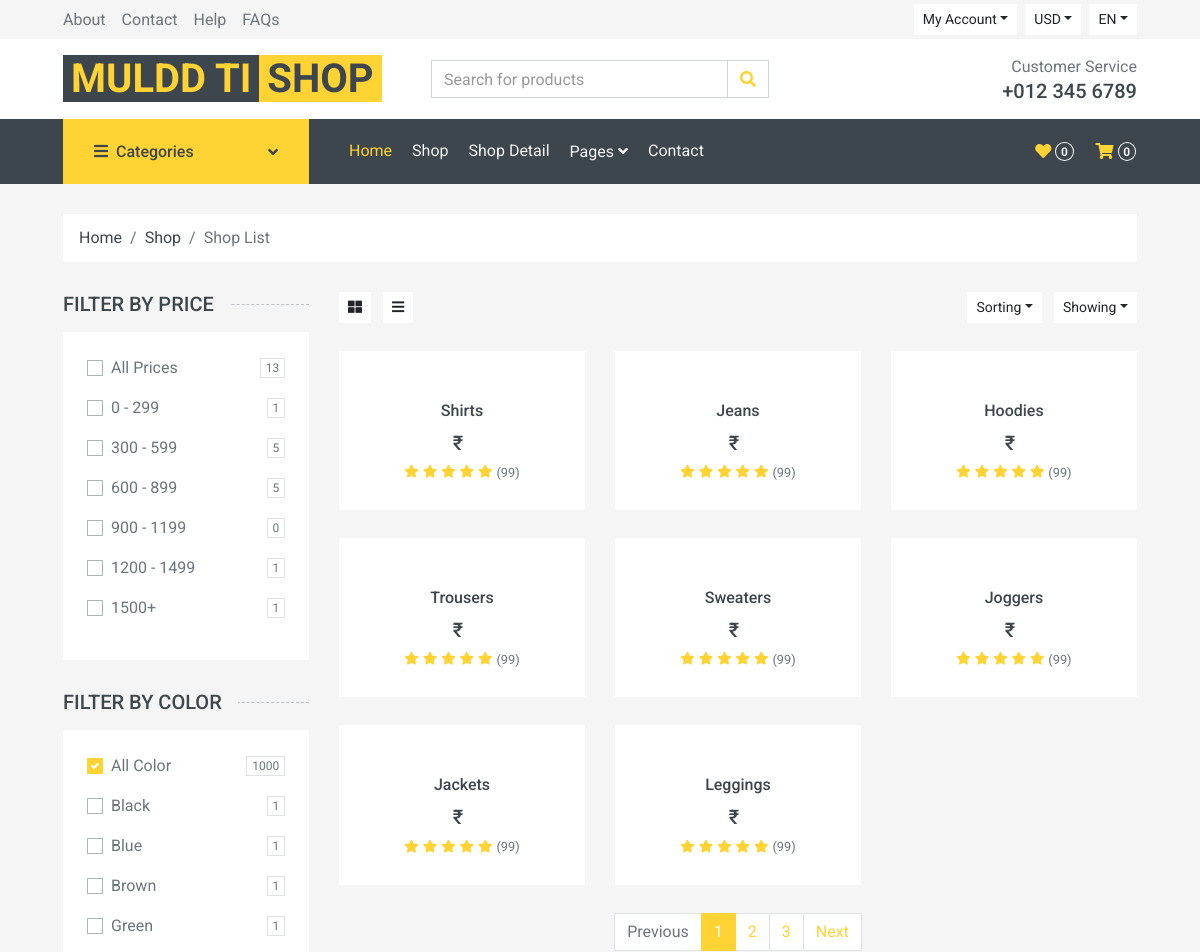
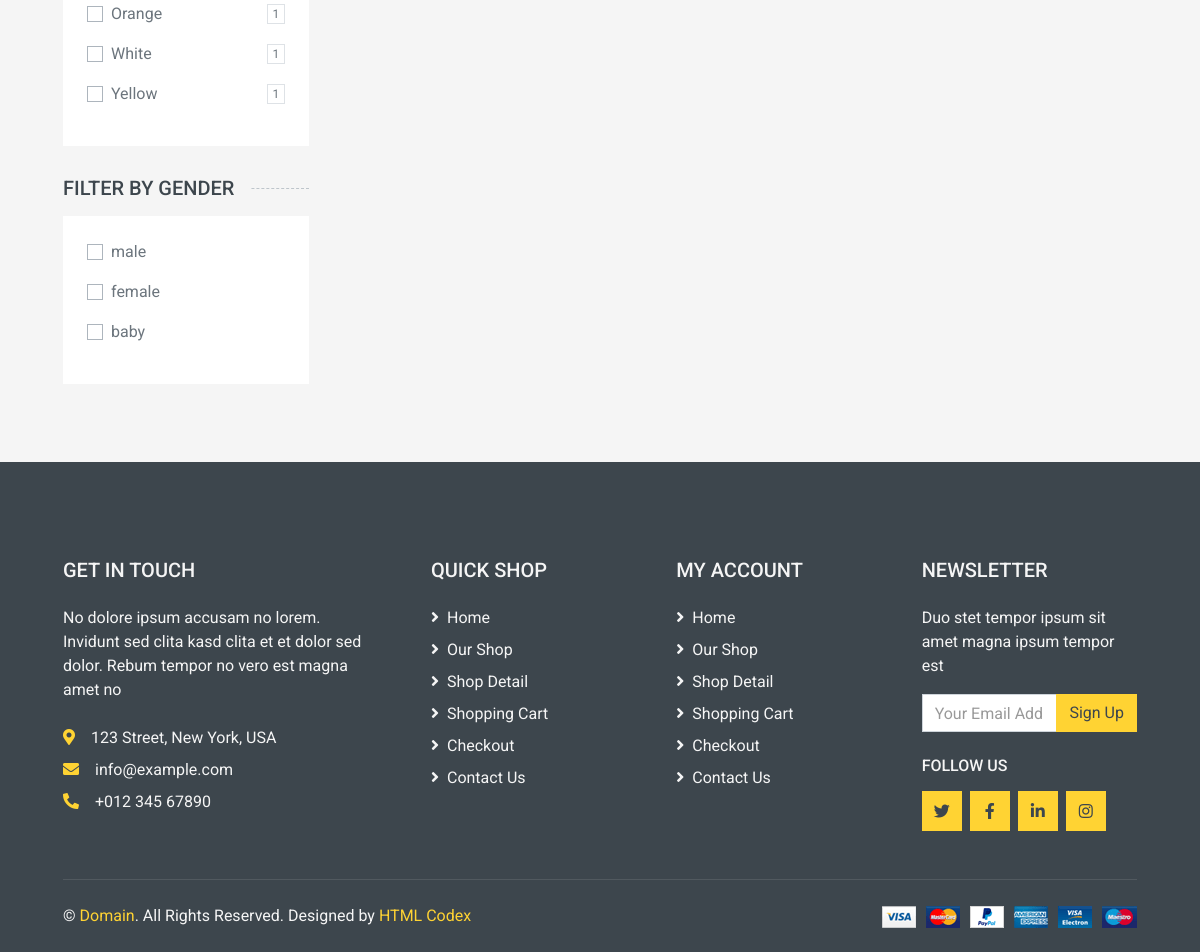
The page /User/display_product.php on the database its author committed (2 pictures, top to bottom).
### tables this page shows
CREATE TABLE `categories` (
  `id` int(11) NOT NULL,
  `category_name` varchar(255) NOT NULL,
  `category_image` varchar(255) NOT NULL
);

### User/display_product.php (the view, shortened to what this page needs)
<?php
include_once 'includes/header.php';
include_once 'includes/topbar.php';
include_once 'includes/navbar.php';
?>
<div class="container-fluid">
    <div class="row px-xl-5">
        <div class="col-12">
            <nav class="breadcrumb bg-light mb-30">
                <a class="breadcrumb-item text-dark" href="#">Home</a>
                <a class="breadcrumb-item text-dark" href="#">Shop</a>
                <span class="breadcrumb-item active">Shop List</span>
            </nav>
        </div>
    </div>
</div>
<div class="container-fluid">
    <div class="row px-xl-5">
               <?php include_once 'includes/shop_sidebar.php' ?>
        <div class="col-lg-9 col-md-8">
            <div class="row pb-3">
                <div class="col-12 pb-1">
                    <div class="d-flex align-items-center justify-content-between mb-4">
                        <div>
                            <button class="btn btn-sm btn-light"><i class="fa fa-th-large"></i></button>
                            <button class="btn btn-sm btn-light ml-2"><i class="fa fa-bars"></i></button>
                        </div>
                        <div class="ml-2">
                            <div class="btn-group">
                                <button type="button" class="btn btn-sm btn-light dropdown-toggle" data-toggle="dropdown">Sorting</button>
                            </div>
                            <div class="btn-group ml-2">
                                <button type="button" class="btn btn-sm btn-light dropdown-toggle" data-toggle="dropdown">Showing</button>
                            </div>
                        </div>
                    </div>
                </div>
                <div class="container">
                    <div class="row">
                        <?php
                        $result_select = mysqli_query($con_query, $category_select);
                        if (mysqli_num_rows($result_select) > 0) {
                            while ($data = mysqli_fetch_assoc($result_select)) {
                        ?>
                                <div class="col-lg-4 col-md-6 col-sm-12 pb-1">
                                    <div class="product-item bg-light mb-4">
                                        <div class="product-img position-relative overflow-hidden">
                                            <div class="product-action">
                                            </div>
                                        </div>
                                        <div class="text-center py-4">
                                            <a class="h6 text-decoration-none text-truncate" href=""><?php echo $data['category_name']; ?></a>
                                            <div class="d-flex align-items-center justify-content-center mt-2">
                                                <h5><?php echo "₹" . $data['price']; ?></h5>
                                            </div>
                                            <div class="d-flex align-items-center justify-content-center mb-1">
                                                <small class="fa fa-star text-primary mr-1"></small>
                                                <small class="fa fa-star text-primary mr-1"></small>
                                                <small class="fa fa-star text-primary mr-1"></small>
                                                <small class="fa fa-star text-primary mr-1"></small>
                                                <small class="fa fa-star text-primary mr-1"></small>
                                                <small>(99)</small>
                                            </div>
                                        </div>
                                    </div>
                                </div>
                        <?php
                            }
                        } else {
                            echo "No records available";
                        }
                        ?>
                    </div>
                </div>
                <div class="col-12">
                    <nav>
                        <ul class="pagination justify-content-center">
                            <li class="page-item disabled"><a class="page-link" href="#">Previous</span></a></li>
                            <li class="page-item active"><a class="page-link" href="#">1</a></li>
                            <li class="page-item"><a class="page-link" href="#">2</a></li>
                            <li class="page-item"><a class="page-link" href="#">3</a></li>
                            <li class="page-item"><a class="page-link" href="#">Next</a></li>
                        </ul>
                    </nav>
                </div>
            </div>
        </div>
    </div>
</div>
 <?php
include_once 'includes/footer.php';
?>

### rows shown on the page
categories: category_name "Shirts"
categories: category_name "Jeans"
categories: category_name "Hoodies"
categories: category_name "Trousers"
categories: category_name "Sweaters"
categories: category_name "Joggers"
categories: category_name "Jackets"
categories: category_name "Leggings"

### other values the page prints
$count "13"
$range_label "0 - 299"
$count "1"
$range_label "300 - 599"
$count "5"
$range_label "600 - 899"
$range_label "900 - 1199"
$count "0"
$range_label "1200 - 1499"
$range_label "1500+"
$color_name "Black"
$color_count "1"
$color_name "Blue"
$color_name "Brown"
$color_name "Green"
